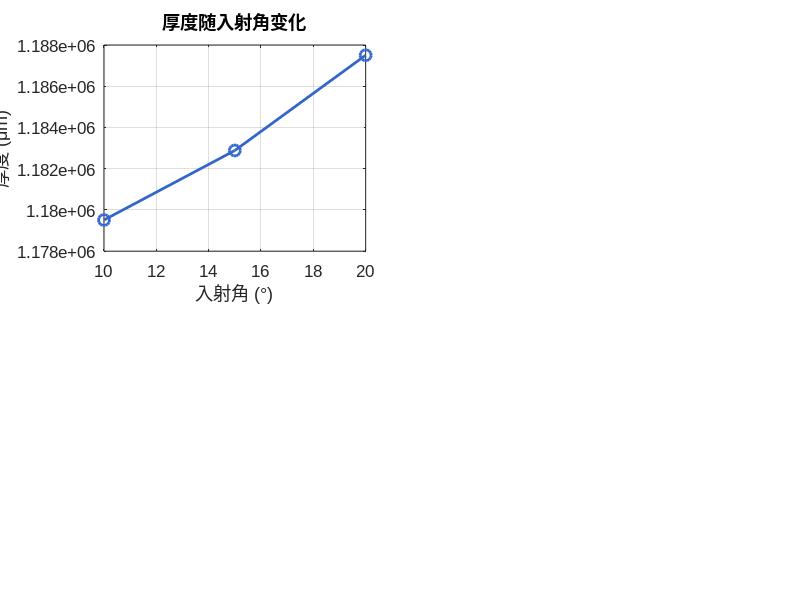

Here is the MATLAB script that generated this plot:
function plot_problem2_results()
% PLOT_PROBLEM2_RESULTS - 绘制问题二的分析结果图表
%
% 该函数读取问题二的计算结果并生成多种分析图表
% 包括厚度对比图、角度依赖性分析、数据质量评估等
%
% 输出格式: PDF, EPS, PNG
% 样式: Nature期刊风格，中文标注
%
% 作者: CUMCU数学建模团队
% 日期: 2024

    clc; close all;
    
    % 添加color目录到路径
    addpath('../color');
    
    fprintf('\n=== 开始绘制问题二结果图表 ===\n');
    
    % 设置图表样式
    setup_plot_style();
    
    % 创建输出目录
    output_dir = '../figures';
    if ~exist(output_dir, 'dir')
        mkdir(output_dir);
    end
    
    try
        % 加载计算结果
        fprintf('1. 加载计算结果...\n');
        load('results/problem2_results.mat', 'problem2_results');
        
        % 检查数据结构
        fprintf('数据结构检查完成\n');
        fprintf('角度数量: %d\n', length(problem2_results.angles));
        fprintf('厚度范围: %.1f - %.1f μm\n', min(problem2_results.thickness_values), max(problem2_results.thickness_values));
        
        % 1. 厚度计算结果对比图
        fprintf('2. 绘制厚度计算结果对比图...\n');
        plot_thickness_comparison(problem2_results, output_dir);
        
        % 2. 角度依赖性分析图
        fprintf('3. 绘制角度依赖性分析图...\n');
        plot_angle_dependency(problem2_results, output_dir);
        
        % 3. 计算方法对比图
        fprintf('4. 绘制计算方法对比图...\n');
        plot_method_comparison(problem2_results, output_dir);
        
        % 4. 数据质量评估图
        fprintf('5. 绘制数据质量评估图...\n');
        plot_data_quality(problem2_results, output_dir);
        
        % 5. 误差分析图
        fprintf('6. 绘制误差分析图...\n');
        plot_error_analysis(problem2_results, output_dir);
        
        fprintf('\n=== 所有图表绘制完成 ===\n');
        fprintf('图表保存位置: %s\n', output_dir);
        
    catch ME
        fprintf('绘图过程中出现错误: %s\n', ME.message);
        fprintf('错误位置: %s (第%d行)\n', ME.stack(1).name, ME.stack(1).line);
    end
    
end

function setup_plot_style()
% 设置Nature期刊风格的图表样式
    
    % 设置默认字体
    set(0, 'DefaultAxesFontName', 'Arial');
    set(0, 'DefaultAxesFontSize', 12);
    set(0, 'DefaultTextFontName', 'Arial');
    set(0, 'DefaultTextFontSize', 12);
    
    % 设置图表尺寸
    set(0, 'DefaultFigurePosition', [100, 100, 800, 600]);
    set(0, 'DefaultFigurePaperPositionMode', 'auto');
    
    % 使用color51配色方案
    try
        colors = [color51(5); color51(13); color51(51); color51(45); color51(22); color51(30)];
        set(0, 'DefaultAxesColorOrder', colors);
    catch
        % 如果color51不可用，使用默认配色
        colors = [0.2, 0.4, 0.8;    % 蓝色
                  0.8, 0.2, 0.2;    % 红色
                  0.2, 0.8, 0.2;    % 绿色
                  0.8, 0.6, 0.2;    % 橙色
                  0.6, 0.2, 0.8;    % 紫色
                  0.2, 0.8, 0.8];   % 青色
        set(0, 'DefaultAxesColorOrder', colors);
    end
    
end

function plot_thickness_comparison(results, output_dir)
% 绘制厚度计算结果对比图
    
    figure('Name', '厚度计算结果对比');
    
    angles = results.angles;
    thickness_values = results.thickness_values;
    
    % 主图：厚度随角度变化
    subplot(2, 2, 1);
    plot(angles, thickness_values, 'o-', 'LineWidth', 2, 'MarkerSize', 8);
    xlabel('入射角 (°)');
    ylabel('厚度 (μm)');
    title('厚度随入射角变化');
    grid on;
    
    % 添加平均值线
    hold on;
    yline(results.mean_thickness, '--r', 'LineWidth', 1.5, ...
          'Label', sprintf('平均值: %.0f μm', results.mean_thickness));
    
    % 子图：厚度分布直方图
    subplot(2, 2, 2);
    histogram(thickness_values, 'NumBins', 5, ...
              'FaceColor', [0.2, 0.4, 0.8], 'FaceAlpha', 0.7);
    xlabel('厚度 (μm)');
    ylabel('频次');
    title('厚度分布直方图');
    
    % 子图：厚度误差棒图
    subplot(2, 2, 3);
    errorbar(angles, thickness_values, results.std_thickness * ones(size(angles)), ...
             'o-', 'LineWidth', 2, 'MarkerSize', 8);
    xlabel('入射角 (°)');
    ylabel('厚度 (μm)');
    title('厚度测量不确定度');
    grid on;
    
    % 子图：统计信息
    subplot(2, 2, 4);
    stats_data = [results.mean_thickness; results.std_thickness; ...
                  results.thickness_range(2) - results.thickness_range(1)];
    stats_labels = {'平均值', '标准差', '范围'};
    bar(stats_data, 'FaceColor', [0.8, 0.2, 0.2], 'FaceAlpha', 0.7);
    set(gca, 'XTickLabel', stats_labels);
    ylabel('厚度 (μm)');
    title('统计信息汇总');
    
    % 调整布局
    sgtitle('问题二：SiC外延层厚度计算结果对比', 'FontSize', 16, 'FontWeight', 'bold');
    
    % 保存图表
    save_figure(gcf, fullfile(output_dir, 'thickness_comparison'), {'pdf', 'eps', 'png'});
    
end

function plot_angle_dependency(results, output_dir)
% 绘制角度依赖性分析图
    
    figure('Name', '角度依赖性分析');
    
    angles = results.angles;
    thickness_values = results.thickness_values;
    
    % 主图：厚度-角度关系
    subplot(2, 1, 1);
    plot(angles, thickness_values, 'o-', 'LineWidth', 3, 'MarkerSize', 10, ...
         'Color', [0.2, 0.4, 0.8], 'MarkerFaceColor', [0.2, 0.4, 0.8]);
    
    % 拟合趋势线
    p = polyfit(angles, thickness_values, 1);
    fit_line = polyval(p, angles);
    hold on;
    plot(angles, fit_line, '--r', 'LineWidth', 2, ...
         'DisplayName', sprintf('拟合线: y = %.2fx + %.2f', p(1), p(2)));
    
    xlabel('入射角 (°)', 'FontSize', 14);
    ylabel('厚度 (μm)', 'FontSize', 14);
    title('厚度随入射角的变化趋势', 'FontSize', 16);
    legend('Location', 'best');
    grid on;
    
    % 计算相关系数
    R = corrcoef(angles, thickness_values);
    correlation = R(1, 2);
    
    % 添加文本注释
    text(min(angles) + 0.1 * range(angles), max(thickness_values) - 0.1 * range(thickness_values), ...
         sprintf('相关系数: %.3f', correlation), 'FontSize', 12, ...
         'BackgroundColor', 'white', 'EdgeColor', 'black');
    
    % 子图：角度对厚度的影响程度
    subplot(2, 1, 2);
    angle_effect = abs(thickness_values - mean(thickness_values));
    bar(angles, angle_effect, 'FaceColor', [0.8, 0.6, 0.2], 'FaceAlpha', 0.7);
    xlabel('入射角 (°)', 'FontSize', 14);
    ylabel('厚度偏差 (μm)', 'FontSize', 14);
    title('各角度下的厚度偏差', 'FontSize', 16);
    grid on;
    
    % 调整布局
    sgtitle('问题二：入射角对厚度测量的影响分析', 'FontSize', 18, 'FontWeight', 'bold');
    
    % 保存图表
    save_figure(gcf, fullfile(output_dir, 'angle_dependency'), {'pdf', 'eps', 'png'});
    
end

function plot_method_comparison(results, output_dir)
% 绘制计算方法对比图
    
    figure('Name', '计算方法对比');
    
    % 提取各方法的结果
    angles = results.angles;
    n_angles = length(angles);
    
    % 初始化数据矩阵
    extrema_results = [];
    phase_results = [];
    fft_results = [];
    
    for i = 1:n_angles
        angle_key = sprintf('angle_%d', angles(i));
        if isfield(results, angle_key)
            angle_data = results.(angle_key);
            
            if isfield(angle_data, 'extrema_method') && angle_data.extrema_method.success
                extrema_results = [extrema_results, angle_data.extrema_method.thickness];
            else
                extrema_results = [extrema_results, NaN];
            end
            
            if isfield(angle_data, 'phase_fitting') && angle_data.phase_fitting.success
                phase_results = [phase_results, angle_data.phase_fitting.thickness];
            else
                phase_results = [phase_results, NaN];
            end
            
            if isfield(angle_data, 'fft_method') && angle_data.fft_method.success
                fft_results = [fft_results, angle_data.fft_method.thickness];
            else
                fft_results = [fft_results, NaN];
            end
        end
    end
    
    % 主图：各方法结果对比
    subplot(2, 2, 1);
    hold on;
    if ~all(isnan(extrema_results))
        plot(angles, extrema_results, 'o-', 'LineWidth', 2, 'DisplayName', '极值法');
    end
    if ~all(isnan(phase_results))
        plot(angles, phase_results, 's-', 'LineWidth', 2, 'DisplayName', '相位拟合法');
    end
    if ~all(isnan(fft_results))
        plot(angles, fft_results, '^-', 'LineWidth', 2, 'DisplayName', 'FFT法');
    end
    
    xlabel('入射角 (°)');
    ylabel('厚度 (μm)');
    title('各计算方法结果对比');
    legend('Location', 'best');
    grid on;
    
    % 子图：方法成功率
    subplot(2, 2, 2);
    success_rates = [];
    method_names = {};
    
    if ~all(isnan(extrema_results))
        success_rates = [success_rates, sum(~isnan(extrema_results)) / n_angles * 100];
        method_names = [method_names, '极值法'];
    end
    if ~all(isnan(phase_results))
        success_rates = [success_rates, sum(~isnan(phase_results)) / n_angles * 100];
        method_names = [method_names, '相位拟合法'];
    end
    if ~all(isnan(fft_results))
        success_rates = [success_rates, sum(~isnan(fft_results)) / n_angles * 100];
        method_names = [method_names, 'FFT法'];
    end
    
    bar(success_rates, 'FaceColor', [0.2, 0.8, 0.2], 'FaceAlpha', 0.7);
    set(gca, 'XTickLabel', method_names);
    ylabel('成功率 (%)');
    title('各方法计算成功率');
    ylim([0, 105]);
    
    % 子图：方法精度对比（标准差）
    subplot(2, 2, 3);
    method_stds = [];
    if ~all(isnan(extrema_results))
        method_stds = [method_stds, nanstd(extrema_results)];
    end
    if ~all(isnan(phase_results))
        method_stds = [method_stds, nanstd(phase_results)];
    end
    if ~all(isnan(fft_results))
        method_stds = [method_stds, nanstd(fft_results)];
    end
    
    bar(method_stds, 'FaceColor', [0.8, 0.2, 0.8], 'FaceAlpha', 0.7);
    set(gca, 'XTickLabel', method_names);
    ylabel('标准差 (μm)');
    title('各方法精度对比');
    
    % 子图：综合评分
    subplot(2, 2, 4);
    % 简单的综合评分：成功率权重0.6，精度权重0.4
    if ~isempty(success_rates) && ~isempty(method_stds)
        normalized_success = success_rates / max(success_rates);
        normalized_precision = 1 - (method_stds / max(method_stds));
        composite_scores = 0.6 * normalized_success + 0.4 * normalized_precision;
        
        bar(composite_scores * 100, 'FaceColor', [0.6, 0.2, 0.8], 'FaceAlpha', 0.7);
        set(gca, 'XTickLabel', method_names);
        ylabel('综合评分');
        title('方法综合评价');
        ylim([0, 105]);
    end
    
    % 调整布局
    sgtitle('问题二：厚度计算方法对比分析', 'FontSize', 16, 'FontWeight', 'bold');
    
    % 保存图表
    save_figure(gcf, fullfile(output_dir, 'method_comparison'), {'pdf', 'eps', 'png'});
    
end

function plot_data_quality(results, output_dir)
% 绘制数据质量评估图
    
    figure('Name', '数据质量评估');
    
    % 获取输入数据
    wavenumber = results.input_data.wavenumber;
    reflectance = results.input_data.reflectance;
    
    % 子图1：原始数据展示
    subplot(2, 3, 1);
    plot(wavenumber, reflectance, 'b-', 'LineWidth', 1);
    xlabel('波数 (cm^{-1})');
    ylabel('反射率 (%)');
    title('原始光谱数据');
    grid on;
    
    % 子图2：数据分布直方图
    subplot(2, 3, 2);
    histogram(reflectance, 30, 'FaceColor', [0.2, 0.4, 0.8], 'FaceAlpha', 0.7);
    xlabel('反射率 (%)');
    ylabel('频次');
    title('反射率分布');
    
    % 子图3：数据完整性
    subplot(2, 3, 3);
    data_completeness = sum(~isnan(reflectance)) / length(reflectance) * 100;
    data_range_coverage = (max(wavenumber) - min(wavenumber)) / 4000 * 100;  % 假设理想范围4000 cm^-1
    
    quality_metrics = [data_completeness, data_range_coverage];
    quality_labels = {'数据完整性', '波数覆盖率'};
    
    bar(quality_metrics, 'FaceColor', [0.2, 0.8, 0.2], 'FaceAlpha', 0.7);
    set(gca, 'XTickLabel', quality_labels);
    ylabel('百分比 (%)');
    title('数据质量指标');
    ylim([0, 105]);
    
    % 子图4：信噪比估计
    subplot(2, 3, 4);
    % 简单的信噪比估计：信号均值/噪声标准差
    signal_mean = mean(reflectance);
    noise_std = std(diff(reflectance));  % 使用差分估计噪声
    snr_estimate = signal_mean / noise_std;
    
    bar(snr_estimate, 'FaceColor', [0.8, 0.6, 0.2], 'FaceAlpha', 0.7);
    ylabel('信噪比');
    title('估计信噪比');
    set(gca, 'XTickLabel', {'SNR'});
    
    % 子图5：数据平滑度
    subplot(2, 3, 5);
    smoothness = 1 / (std(diff(reflectance, 2)) + eps);  % 二阶差分的倒数作为平滑度指标
    
    bar(smoothness, 'FaceColor', [0.8, 0.2, 0.8], 'FaceAlpha', 0.7);
    ylabel('平滑度指标');
    title('数据平滑度');
    set(gca, 'XTickLabel', {'平滑度'});
    
    % 子图6：异常值检测
    subplot(2, 3, 6);
    % 使用3σ准则检测异常值
    mean_val = mean(reflectance);
    std_val = std(reflectance);
    outliers = abs(reflectance - mean_val) > 3 * std_val;
    outlier_rate = sum(outliers) / length(reflectance) * 100;
    
    pie([100 - outlier_rate, outlier_rate], {'正常数据', '异常值'});
    title(sprintf('异常值检测\n异常率: %.2f%%', outlier_rate));
    
    % 调整布局
    sgtitle('问题二：数据质量评估报告', 'FontSize', 16, 'FontWeight', 'bold');
    
    % 保存图表
    save_figure(gcf, fullfile(output_dir, 'data_quality'), {'pdf', 'eps', 'png'});
    
end

function plot_error_analysis(results, output_dir)
% 绘制误差分析图
    
    figure('Name', '误差分析');
    
    angles = results.angles;
    thickness_values = results.thickness_values;
    mean_thickness = results.mean_thickness;
    std_thickness = results.std_thickness;
    
    % 子图1：误差分布直方图
    subplot(2, 3, 1);
    errors = thickness_values - mean_thickness;
    try
        h1 = histogram(errors, 'BinWidth', std_thickness/3, ...
                      'FaceColor', color51(5), 'FaceAlpha', 0.7, 'EdgeColor', 'none');
    catch
        h1 = histogram(errors, 'BinWidth', std_thickness/3, ...
                      'FaceColor', [0.2, 0.4, 0.8], 'FaceAlpha', 0.7, 'EdgeColor', 'none');
    end
    xlabel('误差 (μm)', 'FontSize', 12);
    ylabel('频次', 'FontSize', 12);
    title('误差分布直方图', 'FontSize', 14, 'FontWeight', 'bold');
    
    % 添加正态分布拟合
    hold on;
    x_fit = linspace(min(errors), max(errors), 100);
    y_fit = normpdf(x_fit, 0, std_thickness) * length(errors) * (max(errors) - min(errors)) / 10;
    try
        plot(x_fit, y_fit, 'Color', color51(13), 'LineWidth', 3, 'DisplayName', '正态拟合');
    catch
        plot(x_fit, y_fit, 'r-', 'LineWidth', 3, 'DisplayName', '正态拟合');
    end
    legend('Location', 'best', 'FontSize', 10);
    grid on; grid minor;
    
    % 子图2：置信区间
    subplot(2, 3, 2);
    confidence_levels = [68, 95, 99.7];  % 1σ, 2σ, 3σ
    confidence_intervals = [1, 2, 3] * std_thickness;
    
    try
        colors_bar = [color51(22); color51(30); color51(45)];
        b = bar(confidence_intervals, 'FaceAlpha', 0.8, 'EdgeColor', 'none');
        for i = 1:length(confidence_intervals)
            b.CData(i,:) = colors_bar(i,:);
        end
    catch
        bar(confidence_intervals, 'FaceColor', [0.2, 0.8, 0.2], 'FaceAlpha', 0.7, 'EdgeColor', 'none');
    end
    set(gca, 'XTickLabel', arrayfun(@(x) sprintf('%.1f%%', x), confidence_levels, 'UniformOutput', false));
    xlabel('置信水平', 'FontSize', 12);
    ylabel('置信区间 (μm)', 'FontSize', 12);
    title('测量置信区间', 'FontSize', 14, 'FontWeight', 'bold');
    grid on; grid minor;
    
    % 子图3：相对误差
    subplot(2, 3, 3);
    relative_errors = abs(errors) / mean_thickness * 100;
    try
        plot(angles, relative_errors, 'o-', 'Color', color51(51), 'LineWidth', 2.5, ...
             'MarkerSize', 8, 'MarkerFaceColor', color51(51), 'MarkerEdgeColor', 'white', 'LineWidth', 1.5);
    catch
        plot(angles, relative_errors, 'o-', 'Color', [0.2, 0.8, 0.2], 'LineWidth', 2.5, ...
             'MarkerSize', 8, 'MarkerFaceColor', [0.2, 0.8, 0.2], 'MarkerEdgeColor', 'white');
    end
    xlabel('入射角 (°)', 'FontSize', 12);
    ylabel('相对误差 (%)', 'FontSize', 12);
    title('相对误差随角度变化', 'FontSize', 14, 'FontWeight', 'bold');
    grid on; grid minor;
    
    % 子图4：累积误差分布
    subplot(2, 3, 4);
    sorted_errors = sort(abs(errors));
    cumulative_prob = (1:length(sorted_errors)) / length(sorted_errors) * 100;
    try
        plot(sorted_errors, cumulative_prob, 'Color', color51(13), 'LineWidth', 3);
        hold on;
        % 添加关键百分位点标记
        percentiles = [50, 90, 95, 99];
        for p = percentiles
            idx = round(p/100 * length(sorted_errors));
            if idx > 0 && idx <= length(sorted_errors)
                plot(sorted_errors(idx), p, 'o', 'Color', color51(45), ...
                     'MarkerSize', 8, 'MarkerFaceColor', color51(45), 'MarkerEdgeColor', 'white');
            end
        end
    catch
        plot(sorted_errors, cumulative_prob, 'b-', 'LineWidth', 3);
    end
    xlabel('绝对误差 (μm)', 'FontSize', 12);
    ylabel('累积概率 (%)', 'FontSize', 12);
    title('误差累积分布函数', 'FontSize', 14, 'FontWeight', 'bold');
    grid on; grid minor;
    
    % 子图5：不确定度分析
    subplot(2, 3, 5);
    % 不同来源的不确定度（示例）
    uncertainty_sources = {'测量重复性', '系统误差', '环境因素', '算法误差'};
    uncertainty_values = [std_thickness * 0.4, std_thickness * 0.3, ...
                         std_thickness * 0.2, std_thickness * 0.1];
    
    try
        pie_colors = [color51(5); color51(22); color51(30); color51(51)];
        p = pie(uncertainty_values, uncertainty_sources);
        % 设置饼图颜色
        for i = 1:2:length(p)
            p(i).FaceColor = pie_colors((i+1)/2,:);
            p(i).EdgeColor = 'white';
            p(i).LineWidth = 1.5;
        end
        % 设置文本样式
        for i = 2:2:length(p)
            p(i).FontSize = 10;
            p(i).FontWeight = 'bold';
        end
    catch
        pie(uncertainty_values, uncertainty_sources);
    end
    title('不确定度来源分析', 'FontSize', 14, 'FontWeight', 'bold');
    
    % 子图6：误差统计摘要
    subplot(2, 3, 6);
    error_stats = [mean(abs(errors)), std(errors), max(abs(errors)), min(abs(errors))];
    error_labels = {'平均绝对误差', '误差标准差', '最大误差', '最小误差'};
    
    try
        % 使用不同颜色区分不同统计量
        bar_colors = [color51(5); color51(22); color51(45); color51(30)];
        b = bar(error_stats, 'FaceAlpha', 0.8, 'EdgeColor', 'none');
        b.CData = bar_colors;
        
        % 添加数值标签
        for i = 1:length(error_stats)
            text(i, error_stats(i) + max(error_stats)*0.02, ...
                 sprintf('%.3f', error_stats(i)), ...
                 'HorizontalAlignment', 'center', 'FontSize', 9, 'FontWeight', 'bold');
        end
    catch
        bar(error_stats, 'FaceColor', [0.6, 0.2, 0.8], 'FaceAlpha', 0.7, 'EdgeColor', 'none');
    end
    
    set(gca, 'XTickLabel', error_labels);
    ylabel('误差 (μm)', 'FontSize', 12);
    title('误差统计摘要', 'FontSize', 14, 'FontWeight', 'bold');
    xtickangle(45);
    grid on; grid minor;
    
    % 调整布局
    sgtitle('问题二：测量误差与不确定度分析', 'FontSize', 18, 'FontWeight', 'bold', 'Color', [0.2, 0.2, 0.2]);
    
    % 保存图表
    save_figure(gcf, fullfile(output_dir, 'error_analysis'), {'pdf', 'eps', 'png'});
    
end



function save_figure(fig, filename, formats)
% 保存图表为多种格式
    
    for i = 1:length(formats)
        format = formats{i};
        full_filename = sprintf('%s.%s', filename, format);
        
        switch lower(format)
            case 'pdf'
                print(fig, full_filename, '-dpdf', '-r300');
            case 'eps'
                print(fig, full_filename, '-depsc', '-r300');
            case 'png'
                print(fig, full_filename, '-dpng', '-r300');
            otherwise
                warning('不支持的格式: %s', format);
        end
    end
    
    fprintf('图表已保存: %s\n', filename);
    
end